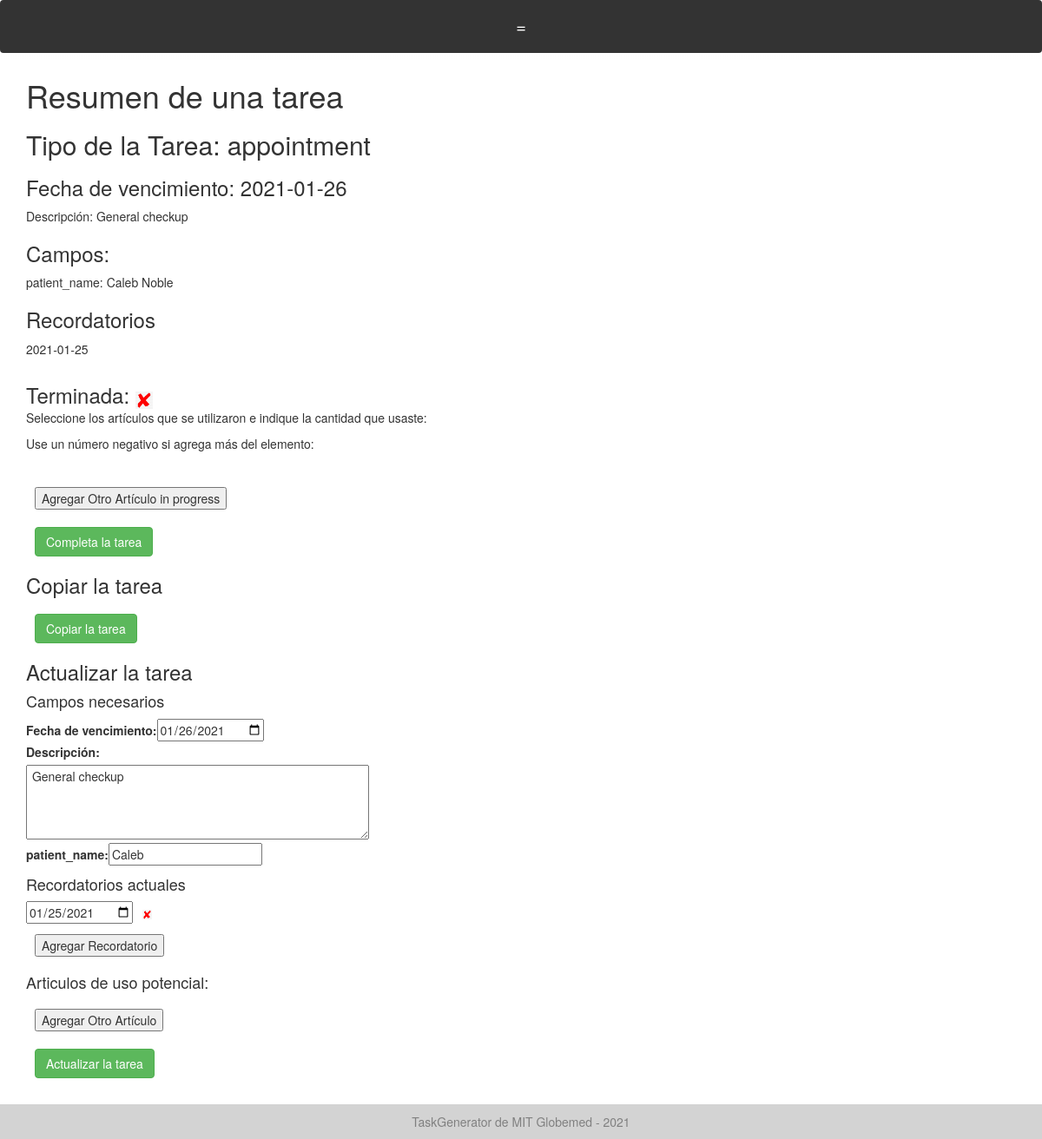
The app's page /task/1 (signed in) with its own data.
### models.py (models this page shows)
class Task(Base):
    __tablename__ = "tasks"
    id = Column(Integer, primary_key=True)
    task_type = Column(String, default="Generic")
    creator_id = Column(Integer)
    created_datetime = Column(DateTime)
    created_datestring = Column(String)
    due_datetime = Column(DateTime)
    due_datestring = Column(String)
    description = Column(String)
    completed = Column(Boolean) # completed or not
    fields = Column(PickleType) # dictionary of strings to strings
    reminders = Column(PickleType) # list of datetimes
    reminder_datestrings = Column(PickleType) # list of datetimes
    color = Column(String)
    items_of_use = Column(PickleType) # list of Inventory Item IDs

### app.py (the view)
@app.route('/task/<int:task_id>')
@check_login_wrapper
def task(task_id):
    if get_task(task_id) == None:
        flash("Task with id {} does not exist".format(task_id))
        return redirect(url_for('tasks'))
    task=get_task(task_id)
    print("name_to_item", {item.name:item for item in get_inventory()})
    return render_template("task.html", task=task, items_of_use=[get_inventory_item(item_id) for item_id in task.items_of_use], task_type=get_task_type_by_name(task.task_type),
        units=UNITS,  name_to_item={item.name:item for item in get_inventory()})

### app.py (called while the page is built)
def check_login_wrapper(func):
    @wraps(func)
    def inner(*args, **kwargs):
        if "username" not in login_session:
            flash("Please login to see that page." if login_session["language"] == "English" else "Inicie sesión para ver esa página")
            return redirect(url_for('login'))
        if "language" not in login_session:
            login_session["language"] = "Spanish"
        return func(*args, **kwargs)
    return inner

### database.py (called while the page is built)
def get_task_type_by_name(name):
    return session.query(TaskType).filter_by(task_type=name).first()

def get_task(task_id):
    return session.query(Task).filter_by(id=task_id).first()

def get_inventory():
    return session.query(InventoryItem).all()

### templates/task.html (shortened to what this page needs)
{% extends "layout.html" %}
{% block body %}
	<h1>{{text['Task Overview']}}</h1>
	<h2> {{text['Task Type']}}: {{ task.task_type }} </h2>
	<h3> {{text['Due Date']}}:  {{ task.due_datestring }} </h3>
	<p> {{text['Description']}}: {{ task.description }} </p>
	<h3>{{text['Fields']}}: </h3>
	{% for field in task.fields %}
		<p> {{field}}: {{task.fields[field]}} </p>
	{% endfor %}
	{% if (task.reminder_datestrings | length) > 0 %}
		<h3>{{text['Reminders']}}</h3>
		{% for reminder in task.reminder_datestrings %}
			<p> {{reminder}} </p>
		{% endfor %}
	{% endif %}
	<br>
	<h3 style="display: inline;"> {{text['Completed']}}: </h3>
	{% if task.completed %}
		 <img width="20px" height="20px" src="{{url_for('static', filename='checkmark.png')}}">
	{% else %}
		<img width="20px" height="20px" src="{{url_for('static', filename='red_x.png')}}">
		<p> {{text['Select any items that were used and indicate the amount you used']}}: </p>
		<p> {{text['Use a negative number if adding more of the item']}}: </p>
		<form action="/complete_task/{{task.id}}"  method = 'post' autocomplete="off">
			<br>
			<button type="button" onclick="addUseItem()" style="margin: 10px;">{{text['Add Another Item']}} in progress</button>
      <br>
		  <div class="form-group" >
		  	 <button class="btn btn-success" type="submit" >{{text['Complete Task']}}</button>
		  </div>
		</form>
	{% endif %}
	<h3>{{text['Copy Task']}}</h3>
	<a href="/copy_task/{{task.id}}"><button class="btn btn-success" type="button" id="copy_task"> {{text['Copy Task']}} </button></a>
	<h3>{{text['Update Task']}}</h3>
	<form action="/update_task/{{task.id}}"  method = 'post' autocomplete="off">
	  <div class="form-group" >
	  	<h4>{{text['Required Fields']}}</h4>
	  	<label for="due_date">{{text['Due Date']}}: </label><input required class="required" value="{{task.due_datestring}}" type="date" id="due_date_=" name="due_date" onchange="calculateAllDates()">
	  	<br>
	  	<label for="description">{{text['Description']}}: </label>
	  	<br>
	  	<textarea required class="required" name="description" rows="4" cols="50">{{task.description}}</textarea>
	  	<br>
	  	{% for field in task_type.required_fields %}
	  		{% if field is mapping %}
	  			{% for key in field %}
	  				<label for="{{task_type.task_type}}_{{key}}">{{key}}:  </label>
	  				<select required class="required_{{task_type.task_type}}" id="{{task_type.task_type}}_{{key}}" name="{{key}}" value={{task.fields[field]}}>
					  	<option value=""></option>
					  	{% for option in field[key] %}
						    <option value="{{option}}">{{option}}</option>
					    {% endfor %}
					  </select>
	  			{% endfor %}
	  		{% else %}
		  		<label for="{{task_type.task_type}}_{{field}}">{{field}}:  </label><input required class="required_{{task_type.task_type}}" type="text" id="{{task_type.task_type}}_{{field}}" name="{{field}}" placeholder="{{field}}" value={{task.fields[field]}}>
		  	{% endif %}
	  	{% endfor %}
		<div id="task_reminders" class="form_group">
		  	<h4>{{text['Current Reminders']}}</h4>
		  	{% for reminder in task.reminder_datestrings %}
		  		<div id="field_{{loop.index}}">
			  		<input name="reminder_{{loop.index}}" value="{{reminder}}" type="date" id="reminder_{{loop.index}}" class="reminder" data-amount="{{reminder.amount}}" data-unit="{{reminder.unit}}" data-user-changed="false" onchange="userChange(this)">
			  		<img class="no-border-button" id="remove_{{loop.index}}" width="25px" height="25px" src="{{url_for('static', filename='red_x.png')}}"
			  			onclick="removeField({{loop.index}})">
			  	</div>
		  	{% endfor %}
	    </div>
	  	<button type="button" onclick="addReminder()" style="margin: 10px;">{{text['Add Reminder']}}</button>
	  	<div id="task_items" class="form_group">
	        <div><h4>{{text['Items of Potential Use']}}:</h4></div>
	      </div>
      <button type="button" onclick="addItem('task_items')" style="margin: 10px;">{{text['Add Another Item']}}</button>
      <br>
	  	 <button class="btn btn-success" type="submit" id="submit_new_user"> {{text['Update Task']}} </button>
	  </div>
	 </form>
{%endblock%}

### static/style.css (style rules this page uses)
input { max-width: 500px; }
button { margin: 10px; }

### templates/layout.html (style rules this page uses)
input { max-width: 500px; }
button { margin: 10px; }
.no-border-button { color: grey; background-color: transparent; border-radius: 3px; padding: 5px; box-sizing: border-box; border: solid 2px transparent; }

### records on screen
Task: task_type "appointment", due_datestring "2021-01-26", description "General checkup", fields "Caleb Noble", due_date "01/26/2021"

### other values on screen
{{ text['Task Overview'] }} "Resumen de una tarea"
{{ text['Task Type'] }} "Tipo de la Tarea"
{{ text['Due Date'] }} "Fecha de vencimiento"
{{ text['Description'] }} "Descripción"
{{ text['Fields'] }} "Campos"
{{ field }} "patient_name"
{{ text['Reminders'] }} "Recordatorios"
{{ reminder }} "2021-01-25"
{{ text['Completed'] }} "Terminada"
{{ text['Use a negative number if adding more of the item'] }} "Use un número negativo si agrega más del elemento"
{{ text['Add Another Item'] }} "Agregar Otro Artículo"
{{ text['Complete Task'] }} "Completa la tarea"
{{ text['Copy Task'] }} "Copiar la tarea"
{{ text['Update Task'] }} "Actualizar la tarea"
{{ text['Required Fields'] }} "Campos necesarios"
